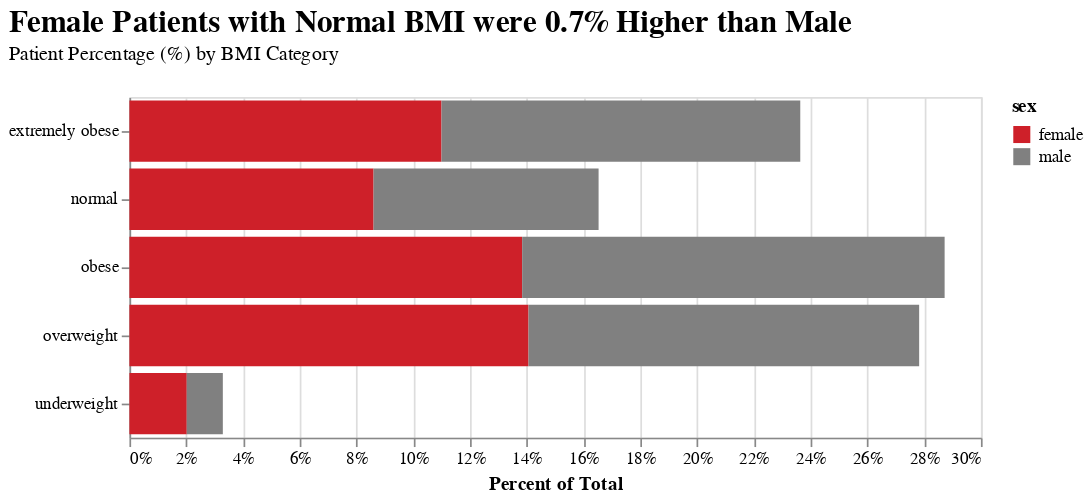

Notebook code cell kept with this figure:
### Code cell
# Set color scale
color_scale = alt.Scale(
        domain=['female', 'male'], 
        range=['#CE2029', 'grey'])

# Membuat Stacked Bar
alt.Chart(source).mark_bar().encode(
    x=alt.X('pct', title='Percent of Total').axis(format='%'),
    y=alt.Y('category', title=None),
    tooltip=alt.Tooltip('pct', format='.2%'),
    color=alt.Color('sex', scale=color_scale)
).properties(
    title=alt.Title(
        "Female Patients with Normal BMI were 0.7% Higher than Male",
        subtitle='Patient Percentage (%) by BMI Category',
        anchor='start',
        font='Calibri',
        fontSize=18,
        offset=20,
    ),
    width=500, height=200,
)

### Figure 1 — Vega-Lite specification as saved in the notebook (floating-point values rounded to 4 significant figures)
{"config": {"view": {"continuousWidth": 300, "continuousHeight": 300}}, "data": {"name": "data-a29acd3459bf08adc550fca7ca0f002e"}, "mark": {"type": "bar"}, "encoding": {"color": {"field": "sex", "scale": {"domain": ["female", "male"], "range": ["#CE2029", "grey"]}, "type": "nominal"}, "tooltip": {"field": "pct", "format": ".2%", "type": "quantitative"}, "x": {"axis": {"format": "%"}, "field": "pct", "title": "Percent of Total", "type": "quantitative"}, "y": {"field": "category", "title": null, "type": "nominal"}}, "height": 200, "title": {"text": "Female Patients with Normal BMI were 0.7% Higher than Male", "anchor": "start", "font": "Calibri", "fontSize": 18, "offset": 20, "subtitle": "Patient Percentage (%) by BMI Category"}, "width": 500, "$schema": "https://vega.github.io/schema/vega-lite/v5.8.0.json", "datasets": {"data-a29acd3459bf08adc550fca7ca0f002e": [{"sex": "female", "category": "extremely obese", "pct": 0.1099}, {"sex": "female", "category": "normal", "pct": 0.08601}, {"sex": "female", "category": "obese", "pct": 0.1384}, {"sex": "female", "category": "overweight", "pct": 0.1406}, {"sex": "female", "category": "underweight", "pct": 0.02019}, {"sex": "male", "category": "extremely obese", "pct": 0.1264}, {"sex": "male", "category": "normal", "pct": 0.07928}, {"sex": "male", "category": "obese", "pct": 0.1488}, {"sex": "male", "category": "overweight", "pct": 0.1376}, {"sex": "male", "category": "underweight", "pct": 0.01272}]}}
